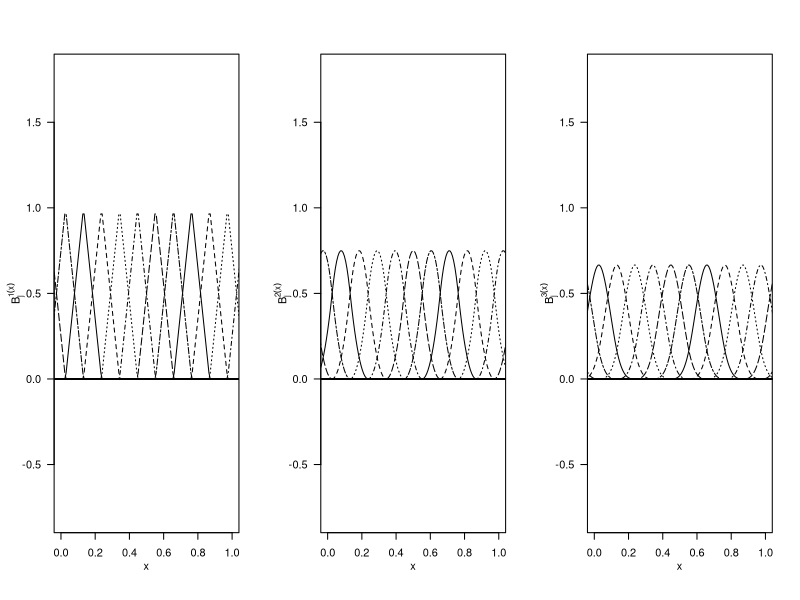

The R source for this figure:
# show some examples of B-splines

library(mgcv)
library(splines)


pdf(file="bspline-ex.pdf",width=10.4,height=3.877)

par(mfrow=c(1,3),las=1,mgp=c(2,1,0))

x<-seq(-1,2,len=400)
knots<-seq(-0.5,1.5,len=20)

for(bs.dim in c(1,2,3)){
   # create some degree 1 basis functions
   bs.basis<-bs(x,knots=knots,degree=bs.dim)
   
   # plot them
   
   
   plot(x=x,y=bs.basis[,1],type="l",
         xlim=c(0,1),ylim=c(0,1),
         xlab="x",ylab=bquote(B[j]^.(bs.dim)(x)),asp=1)
   
   for(i in 2:ncol(bs.basis)){
      lines(x=x,y=bs.basis[,i],lty=i)
   }
}

dev.off()
